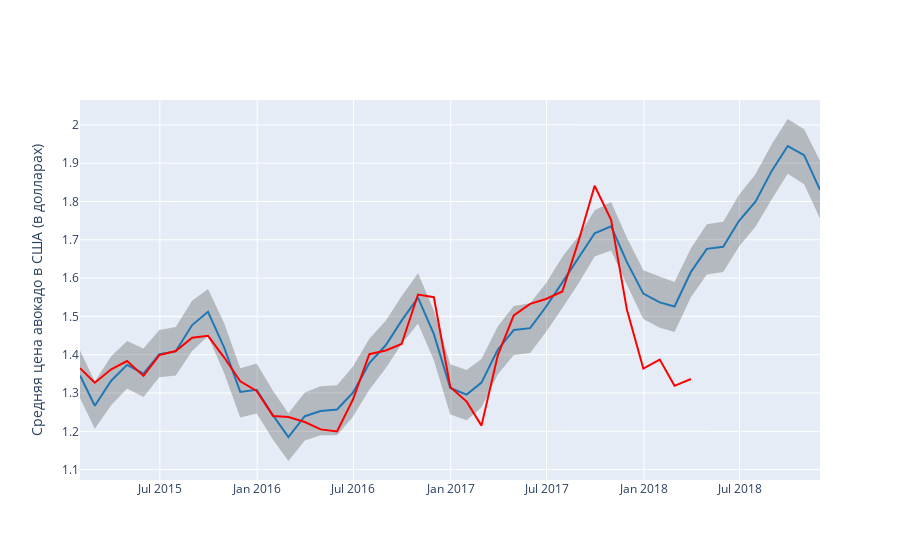

Notebook cell for this chart:
### Code cell
def show_forecast(cmp_df, num_predictions, num_values, axtitle):
    # верхняя граница доверительного интервала прогноза
    upper_bound = go.Scatter(
        name='Upper Bound',
        x=cmp_df.tail(num_predictions).index,
        y=cmp_df.tail(num_predictions).yhat_upper,
        mode='lines',
        marker=dict(color="olive"),
        line=dict(width=0),
        fillcolor='rgba(68, 68, 68, 0.3)',
        fill='tonexty')

    # прогноз
    forecast = go.Scatter(
        name='Prediction',
        x=cmp_df.tail(num_predictions).index,
        y=cmp_df.tail(num_predictions).yhat,
        mode='lines',
        line=dict(color='rgb(31, 119, 180)'),
    )

    # нижняя граница доверительного интервала
    lower_bound = go.Scatter(
        name='Lower Bound',
        x=cmp_df.tail(num_predictions).index,
        y=cmp_df.tail(num_predictions).yhat_lower,
        marker=dict(color="olive"),
        line=dict(width=0),
        mode='lines')

    # фактические значения
    fact = go.Scatter(
        name='Fact',
        x=cmp_df.tail(num_values).index,
        y=cmp_df.tail(num_values).y,
        marker=dict(color="red"),
        mode='lines',
    )

    data = [lower_bound, upper_bound, forecast, fact]

    layout = go.Layout(
        yaxis=dict(title=axtitle),
        showlegend = False)

    fig = go.Figure(data=data, layout=layout)
    iplot(fig, show_link=False)

df_vis = df[[COLUMN_NAME, 'Дата']].copy()
df_vis['y'] = df_vis[COLUMN_NAME]
df_vis['ds'] = df_vis['Дата']        
cmp_df = fcst.set_index('ds')[['yhat', 'yhat_lower', 'yhat_upper']].join(df_vis.set_index('ds'))    
show_forecast(cmp_df, 50, 50, COLUMN_NAME)
    
import numpy as np
cmp_df['e'] = cmp_df['y'] - cmp_df['yhat']
cmp_df['p'] = 100*cmp_df['e']/cmp_df['y'] 
print ('Для всех наблюдений:')
print ('MAPE', np.mean(abs(cmp_df[:-8]['p'])))
print ('MAE', np.mean(abs(cmp_df[:-8]['e'])))
print ('R^2', (np.corrcoef(cmp_df[:-8]['y'], cmp_df[:-8]['yhat'])[0,1]))
print ('\nДля тестовых значений:')
print ('MAPE', np.mean(abs(cmp_df[:-8][-4:]['p'])))
print ('MAE', np.mean(abs(cmp_df[:-8][-4:]['e'])))
print ('R^2', (np.corrcoef(cmp_df[:-8][-4:]['y'], cmp_df[:-8][-4:]['yhat'])[0,1]))
custom_breusch_godfrey(cmp_df[:-8],1)
custom_breusch_godfrey(cmp_df[:-8],2)
custom_breusch_godfrey(cmp_df[:-8],12)
